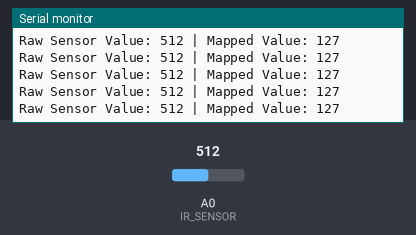
Simulated run of this sketch. Board: Arduino Uno, built with avr-gcc and run on an emulated ATmega328P. Shown: the last lines printed to the serial monitor. The test bench sets the inputs (shaded band); at power-on: A0 (IR_SENSOR) = 512.

Above: at 1.2 s.
1.3 s: A0 (IR_SENSOR) set to 412
At 1.48 s:
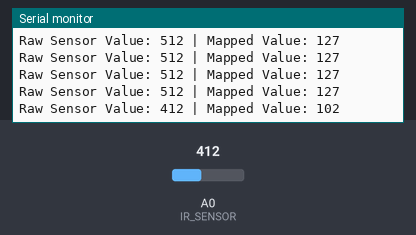
4.3 s: A0 (IR_SENSOR) set to 393
At 4.4 s:
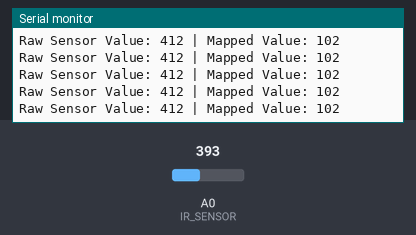
Timing chart, 0 to 7.3 s (numbered marks = the images above; inputs shaded):
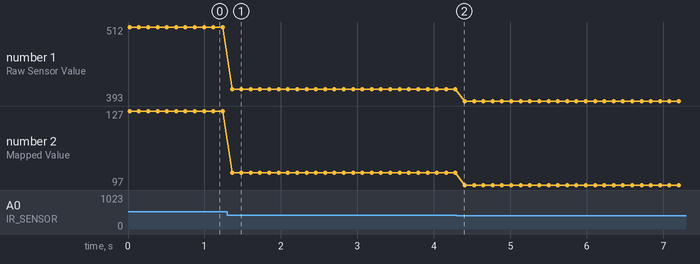

Measured:
- after the input at 1.3 s, the serial monitor: prints a new line after 0.06 s (image 1)
- plotted number 1: 512 → 412 after the input at 1.3 s, 412 → 393 after the input at 4.3 s
- plotted number 2: 127 → 102 after the input at 1.3 s, 102 → 97 after the input at 4.3 s

The sketch:

IR.ino
```cpp
#define IR_SENSOR A0

void setup() {
    Serial.begin(9600);
}

int getStableReading() {
    const int numSamples = 10;  // More samples = smoother data
    int total = 0;

    for (int i = 0; i < numSamples; i++) {
        total += analogRead(IR_SENSOR);
        delay(2);  // Small delay to reduce noise
    }

    return total / numSamples;  // Return averaged value
}

void loop() {
    int sensorValue = getStableReading();
    int mappedValue = map(sensorValue, 0, 1023, 0, 255);

    Serial.print("Raw Sensor Value: ");
    Serial.print(sensorValue);
    Serial.print(" | Mapped Value: ");
    Serial.println(mappedValue);

    delay(100);
}
```
